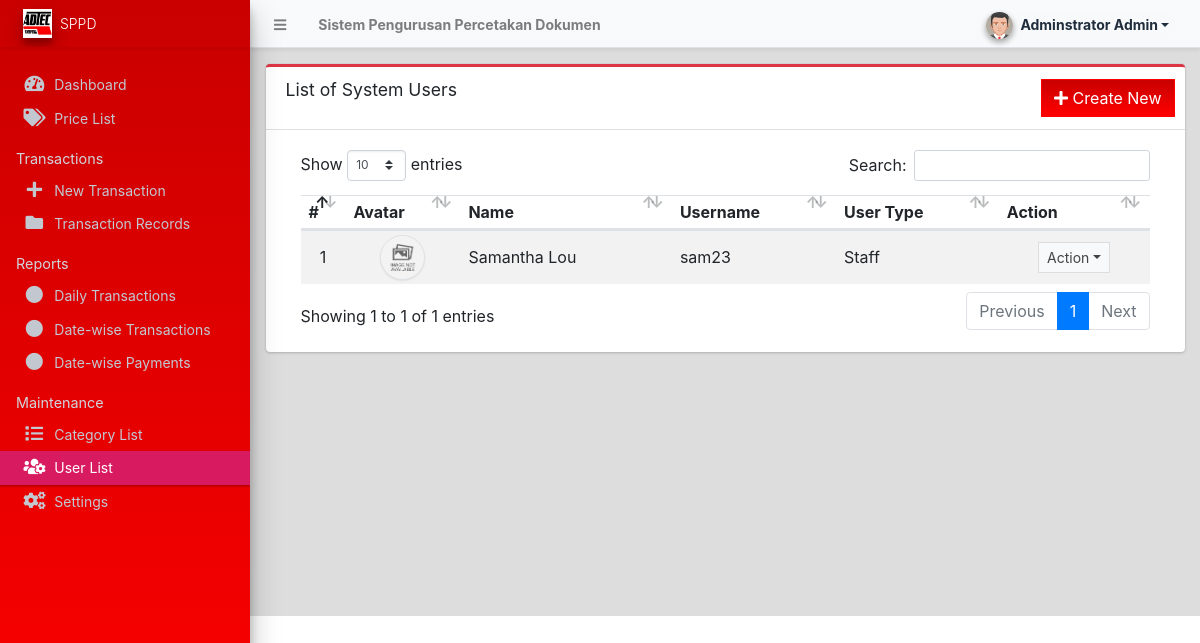
The app's page /admin/?page=user/list (signed in), older data.
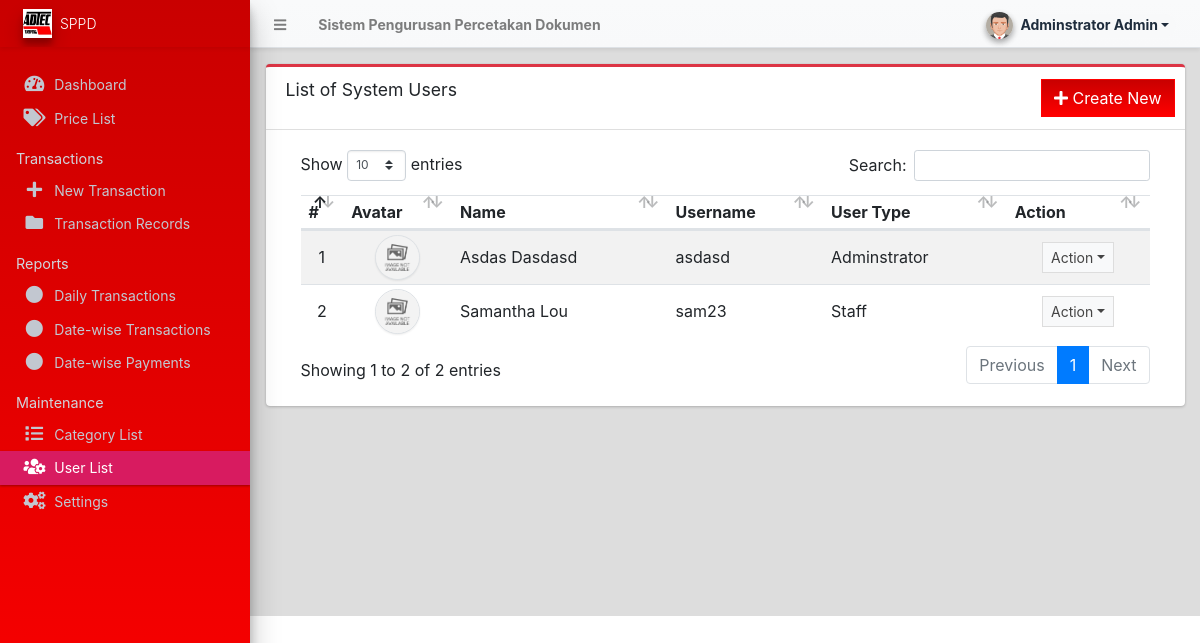
The same page, newer data.
### tables this page shows
CREATE TABLE IF NOT EXISTS `users` (
  `id` int NOT NULL AUTO_INCREMENT,
  `firstname` varchar(250) NOT NULL,
  `middlename` text,
  `lastname` varchar(250) NOT NULL,
  `phone` varchar(30) DEFAULT NULL,
  `username` text NOT NULL,
  `password` text NOT NULL,
  `avatar` text,
  `last_login` datetime DEFAULT NULL,
  `type` tinyint(1) NOT NULL DEFAULT '0',
  `status` int NOT NULL DEFAULT '1' COMMENT '0=not verified, 1 = verified',
  `date_added` datetime NOT NULL DEFAULT CURRENT_TIMESTAMP,
  `date_updated` datetime DEFAULT NULL ON UPDATE CURRENT_TIMESTAMP,
  PRIMARY KEY (`id`)
);

### classes/DBConnection.php (called while the page is built, shortened)
<?php
class DBConnection{
    private $host = DB_SERVER;
    private $username = DB_USERNAME;
    private $password = DB_PASSWORD;
    private $database = DB_NAME;
    public $conn;
    public function __construct(){
        if (!isset($this->conn)) {
            $this->conn = new mysqli($this->host, $this->username, $this->password, $this->database);
        }
    }
}
?>

### classes/SystemSettings.php (called while the page is built, shortened)
<?php
class SystemSettings extends DBConnection{
	function info($field=''){
		if(!empty($field)){
			if(isset($_SESSION['system_info'][$field]))
				return $_SESSION['system_info'][$field];
			else
				return false;
		}else{
			return false;
		}
	}
}
$_settings = new SystemSettings();
?>

### config.php (called while the page is built, shortened)
<?php
require_once('classes/DBConnection.php');
require_once('classes/SystemSettings.php');
function validate_image($file){
	if(!empty($file)){
        $ex = explode('?',$file);
        $file = $ex[0];
        $param =  isset($ex[1]) ? '?'.$ex[1]  : '';
		if(is_file(base_app.$file)){
			return base_url.$file.$param;
		}else{
			return base_url.'dist/img/no-image-available.png';
		}
	}else{
		return base_url.'dist/img/no-image-available.png';
	}
}
?>

### admin/user/list.php (the view, shortened to what the changed rows need)
<div class="card card-outline card-red">
	<div class="card-header">
		<h3 class="card-title">List of System Users</h3>
		<div class="card-tools">
			<a href="?page=user/manage_user" class="btn btn-flat btn-primary"><span class="fas fa-plus"></span>  Create New</a>
		</div>
	</div>
	<div class="card-body">
		<div class="container-fluid">
        <div class="container-fluid">
			<table class="table table-hover table-striped">
				<!-- <colgroup>
					<col width="5%">
					<col width="10%">
					<col width="20%">
					<col width="20%">
					<col width="15%">
					<col width="15%">
					<col width="10%">
				</colgroup> -->
				<thead>
					<tr>
						<th>#</th>
						<th>Avatar</th>
						<th>Name</th>
						<th>Username</th>
						<th>User Type</th>
						<th>Action</th>
					</tr>
				</thead>
				<tbody>
					<?php
						$i = 1;
						$qry = $conn->query("SELECT *,concat(firstname,' ',lastname) as name from `users` where id != '1' order by concat(firstname,' ',lastname) asc ");
						while($row = $qry->fetch_assoc()):
					?>
						<tr>
							<td class="text-center"><?php echo $i++; ?></td>
							<td class="text-center"><img src="<?php echo validate_image($row['avatar']) ?>" class="img-avatar img-thumbnail p-0 border-2" alt="user_avatar"></td>
							<td><?php echo ucwords($row['name']) ?></td>
							<td ><p class="m-0 truncate-1"><?php echo $row['username'] ?></p></td>
							<td ><p class="m-0"><?php echo ($row['type'] == 1 )? "Adminstrator" : "Staff" ?></p></td>
							<td align="center">
								 <button type="button" class="btn btn-flat btn-default btn-sm dropdown-toggle dropdown-icon" data-toggle="dropdown">
				                  		Action
				                  </button>
							</td>
						</tr>
					<?php endwhile; ?>
				</tbody>
			</table>
		</div>
		</div>
	</div>
</div>

### admin/inc/navigation.php (shortened to what the changed rows need)
<aside class="main-sidebar sidebar-dark-maroon elevation-4 sidebar-no-expand bg-gradient-red">
  <a href="<?php echo base_url ?>admin" class="brand-link bg-transparent text-sm border-0 shadow-sm">
    <img src="<?php echo validate_image($_settings->info('logo')) ?>" alt="Store Logo"
      class="brand-image elevation-3 bg-white"
      style="width: 1.8rem;height: 1.8rem;max-height: unset;object-fit:scale-down;object-position:center center">
    <span class="brand-text font-weight-light"><?php echo $_settings->info('short_name') ?></span>
  </a>
</aside>

Row changes from the older to the newer data that the page shows:
added users: name "Asdas Dasdasd", username "asdasd", type "Adminstrator"
Text that changed along with them:
text written by a page script: "Show entries Search: Showing 1 to 1 of 1 entries Previous 1 Next" → "Show entries Search: Showing 1 to 2 of 2 entries Previous 1 Next"
